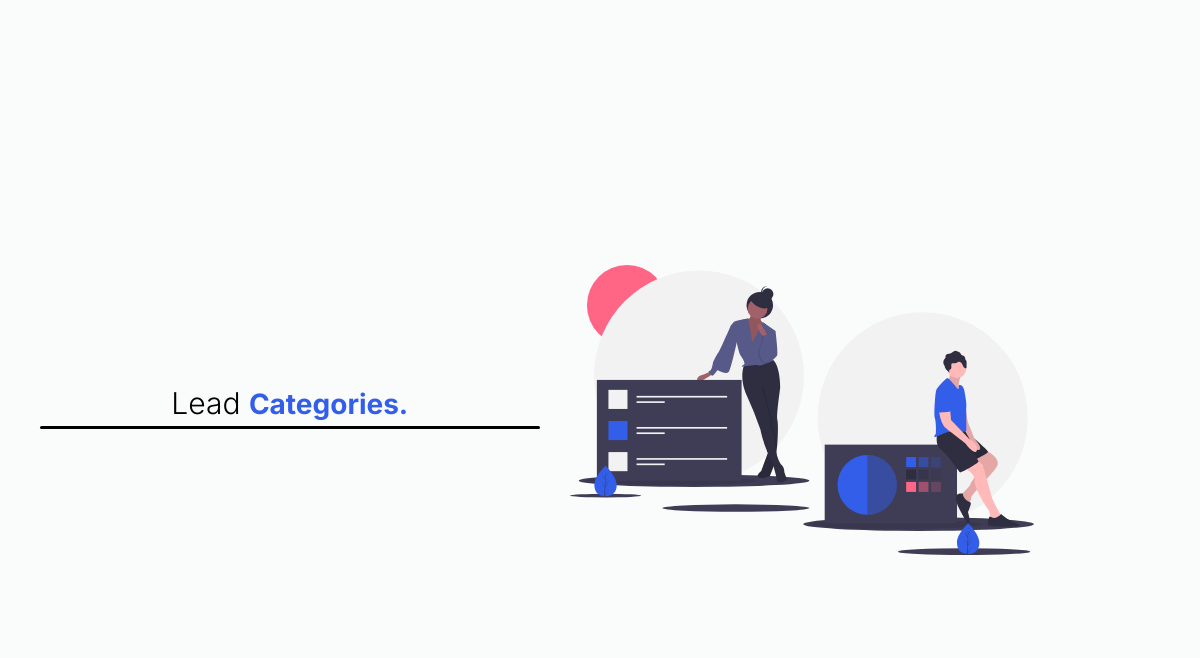
Page /categorydetail/3 (signed in) on the earlier database version.
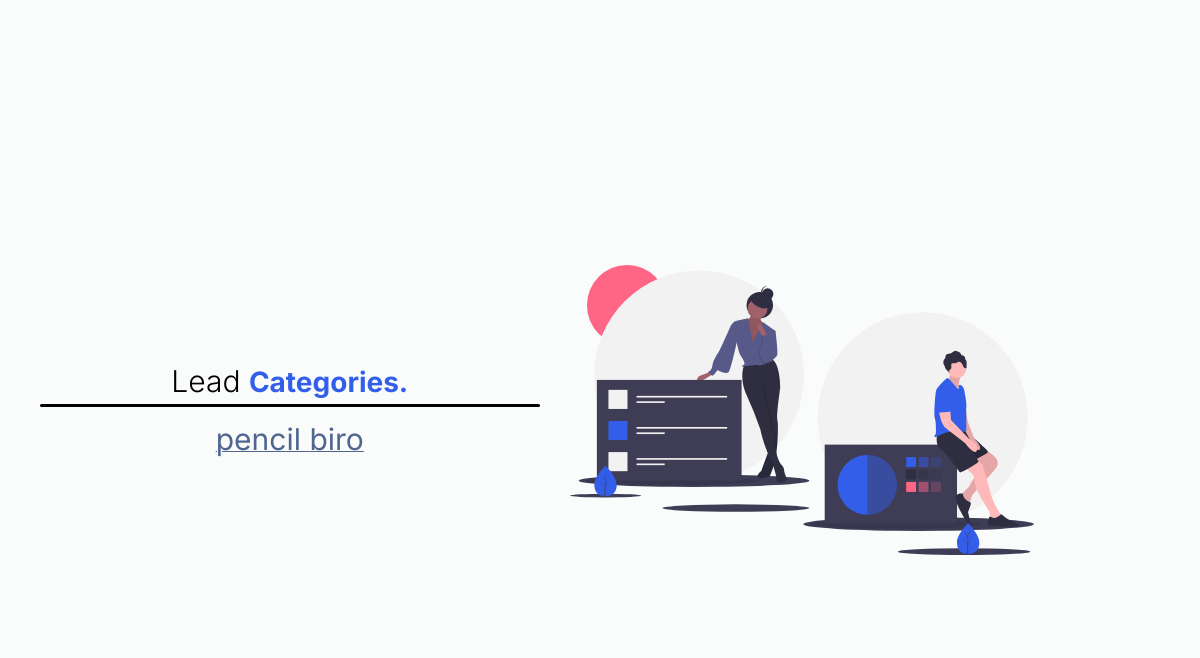
Same page on the later database version.
### CRMapp/models.py (models this page shows, shortened)
class Lead(models.Model):
    first_name = models.CharField(max_length=20)
    last_name = models.CharField(max_length=20)
    age = models.IntegerField(default=0)
    description = models.TextField(null=True, blank=True)
    agent = models.ForeignKey("Agent", on_delete=models.SET_NULL, null=True, blank=True)
    date_added = models.DateTimeField(auto_now_add=True)
    organisation = models.ForeignKey("Auto", on_delete=models.CASCADE)
    category = models.ForeignKey("Category", on_delete=models.SET_NULL, null=True, blank=True, related_name='leads')
    created_at = models.DateTimeField(default=datetime.now, blank=True, null=True)

### CRMapp/views.py (the view)
# urls.py: path('categorydetail/<str:pk>', views.Lead_category_Detail.as_view(), name='category-detail'),
class Lead_category_Detail(ManualLoginRequiredMixin, generic.DetailView):
    template_name = 'category-detail.html'
    context_object_name = 'category'
    def get_queryset(self):
        if self.request.user.is_organisor:
            queryset = Category.objects.filter(user = self.request.user)
        return queryset

### CRMapp/mixins.py (called while the page is built)
    def dispatch(self, request, *args, **kwargs):
        if not request.user.is_authenticated or not request.user.is_organisor:
            return redirect('login')
        return super().dispatch(request, *args, **kwargs)

### CRMapp/templates/category-detail.html (shortened to what this page needs)
{% extends 'registration/signup.html' %}
{% load tailwind_filters %}
{% load static %}
{% block content %}
<body>
    <div class="container">
        <div class="box">
            <div class="span">
                <h1>Lead <span>Categories.</span></h1>
            </div>
                <div class="login">
                    {% for lead in category.leads.all %}
                    <a class="text-3xl" style="text-decoration: none;" href="{% url 'leads:category-leadupdate' lead.id %}">{{lead.first_name}} {{lead.last_name}}</a>
                    {% endfor %}
                </div>
        </div>
        <div class="team_img_wrapper">
            <img src="{% static 'images/team.svg' %}" alt="team-img" />
          </div>
    </div>
</body>
{% endblock %}

### CRMapp/templates/registration/signup.html (shortened to what this page needs)
<!DOCTYPE html>
<html lang="en">
<head>
    {% load tailwind_filters %}
    <link href="https://unpkg.com/tailwindcss@^1.0/dist/tailwind.min.css" rel="stylesheet">
    {% load static %}
    <link rel="stylesheet" href=" {% static 'signup.css'%} ">
{% block content %}{% endblock %}
</body>
</html>

### static/signup.css (style rules this page uses)
* { margin: 0; padding: 0; box-sizing: border-box; font-family: "Inter", sans-serif; }
body { font-family: "Inter", sans-serif; background: #fafbfb; background-size: cover; min-height: 100vh; margin: 10px; }
.container { min-height: 100vh; display: flex; justify-content: space-around; align-items: center; }
.team_img_wrapper { width: 500px; max-width: 100%; height: 440px; }
.team_img_wrapper img { width: 100%; height: 100%; object-fit: contain; }
.box { width: 600px; height: auto; border-radius: 9px; padding: 15px; }
.box h1 { font-weight: 300; font-size: 30px; margin-bottom: 10px; text-align: center; }
.span span { color: #335eea; font-size: 28px; font-weight: 700; text-transform: capitalize; }
.box h1::after { content: ''; display: block; width: 500px; height: 3px; margin: auto; background: black; border-radius: 3px; }
.login { text-decoration: underline 1px; text-align: center; color: #506690; }

Differences in the rows shown:
added Lead: first_name "pencil", last_name "biro"
